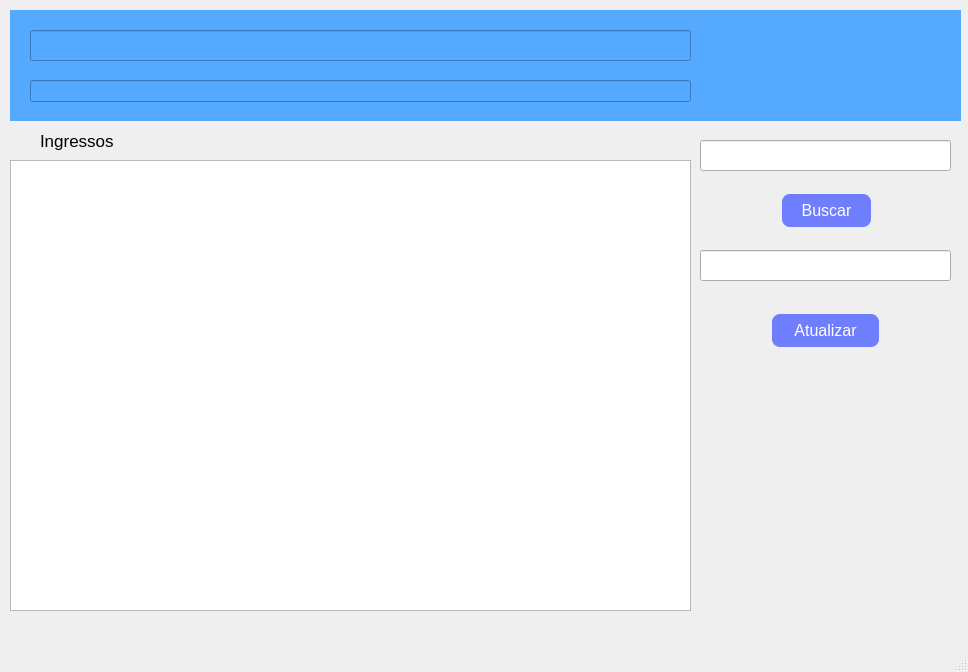
<?xml version="1.0" encoding="UTF-8"?>
<ui version="4.0">
 <class>MainWindow</class>
 <widget class="QMainWindow" name="MainWindow">
  <property name="geometry">
   <rect>
    <x>0</x>
    <y>0</y>
    <width>968</width>
    <height>672</height>
   </rect>
  </property>
  <property name="font">
   <font>
    <pointsize>10</pointsize>
   </font>
  </property>
  <property name="windowTitle">
   <string>MainWindow</string>
  </property>
  <widget class="QWidget" name="centralwidget">
   <widget class="QWidget" name="widget" native="true">
    <property name="geometry">
     <rect>
      <x>10</x>
      <y>10</y>
      <width>951</width>
      <height>111</height>
     </rect>
    </property>
    <property name="styleSheet">
     <string notr="true">background-color: rgb(85, 170, 255);</string>
    </property>
    <widget class="QLineEdit" name="lineEdit_nome">
     <property name="geometry">
      <rect>
       <x>20</x>
       <y>20</y>
       <width>661</width>
       <height>31</height>
      </rect>
     </property>
     <property name="font">
      <font>
       <pointsize>14</pointsize>
      </font>
     </property>
     <property name="styleSheet">
      <string notr="true">color: rgb(255, 255, 255);</string>
     </property>
     <property name="readOnly">
      <bool>true</bool>
     </property>
    </widget>
    <widget class="QLineEdit" name="lineEdit_local">
     <property name="geometry">
      <rect>
       <x>20</x>
       <y>70</y>
       <width>661</width>
       <height>22</height>
      </rect>
     </property>
     <property name="styleSheet">
      <string notr="true">color: rgb(255, 255, 255);</string>
     </property>
     <property name="readOnly">
      <bool>true</bool>
     </property>
    </widget>
   </widget>
   <widget class="QTableWidget" name="tableWidget">
    <property name="geometry">
     <rect>
      <x>10</x>
      <y>160</y>
      <width>681</width>
      <height>451</height>
     </rect>
    </property>
   </widget>
   <widget class="QLineEdit" name="lineEdit_busca">
    <property name="geometry">
     <rect>
      <x>700</x>
      <y>140</y>
      <width>251</width>
      <height>31</height>
     </rect>
    </property>
   </widget>
   <widget class="QPushButton" name="pushButton_buscar">
    <property name="geometry">
     <rect>
      <x>780</x>
      <y>190</y>
      <width>93</width>
      <height>41</height>
     </rect>
    </property>
    <property name="font">
     <font>
      <pointsize>-1</pointsize>
      <underline>false</underline>
      <strikeout>false</strikeout>
     </font>
    </property>
    <property name="styleSheet">
     <string notr="true">QPushButton {
           
	background-color: rgb(111, 125, 255);
           border: none;
           color: white;
           padding: 10px 20px;
           text-align: center;
           text-decoration: none;
           display: inline-block;
           font-size: 16px;
           margin: 4px 2px;
           cursor: pointer;
           border-radius: 8px;
        }
        QPushButton:hover {
           background-color: rgb(85, 170, 255); 
        }</string>
    </property>
    <property name="text">
     <string>Buscar</string>
    </property>
   </widget>
   <widget class="QLineEdit" name="lineEdit_resultado">
    <property name="geometry">
     <rect>
      <x>700</x>
      <y>250</y>
      <width>251</width>
      <height>31</height>
     </rect>
    </property>
   </widget>
   <widget class="QLabel" name="label">
    <property name="geometry">
     <rect>
      <x>40</x>
      <y>120</y>
      <width>111</width>
      <height>41</height>
     </rect>
    </property>
    <property name="font">
     <font>
      <pointsize>13</pointsize>
     </font>
    </property>
    <property name="text">
     <string>Ingressos </string>
    </property>
   </widget>
   <widget class="QPushButton" name="pushButton_atualizar">
    <property name="geometry">
     <rect>
      <x>770</x>
      <y>310</y>
      <width>111</width>
      <height>41</height>
     </rect>
    </property>
    <property name="font">
     <font>
      <pointsize>-1</pointsize>
      <underline>false</underline>
      <strikeout>false</strikeout>
     </font>
    </property>
    <property name="styleSheet">
     <string notr="true">QPushButton {
           
	background-color: rgb(111, 125, 255);
           border: none;
           color: white;
           padding: 10px 20px;
           text-align: center;
           text-decoration: none;
           display: inline-block;
           font-size: 16px;
           margin: 4px 2px;
           cursor: pointer;
           border-radius: 8px;
        }
        QPushButton:hover {
           background-color: rgb(85, 170, 255); 
        }</string>
    </property>
    <property name="text">
     <string>Atualizar</string>
    </property>
   </widget>
  </widget>
  <widget class="QMenuBar" name="menubar">
   <property name="geometry">
    <rect>
     <x>0</x>
     <y>0</y>
     <width>968</width>
     <height>29</height>
    </rect>
   </property>
  </widget>
  <widget class="QStatusBar" name="statusbar"/>
 </widget>
 <resources/>
 <connections/>
</ui>
